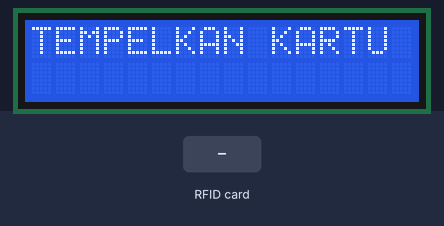
This sketch was run on a simulated Arduino Uno, built with avr-gcc and run on an emulated ATmega328P. On the bench: 16×2 character LCD. The inputs (shaded band) are chosen by the test bench. What the sketch prints to the serial monitor is not drawn.

Above: at 1.3 s.
1.4 s: RFID card 5E 7A 19 C4 held to the reader
At 2.0 s:
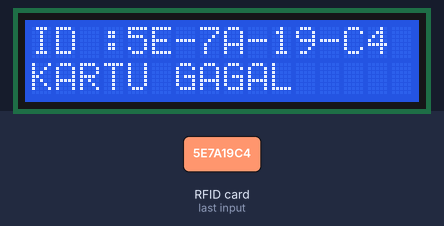
At 11.7 s:
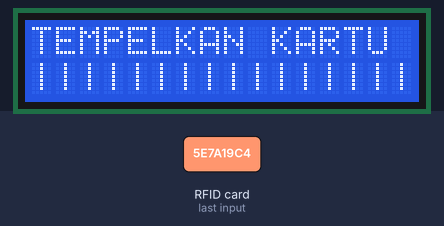
Timing chart, 0 to 13.2 s (numbered marks = the images above; inputs shaded):
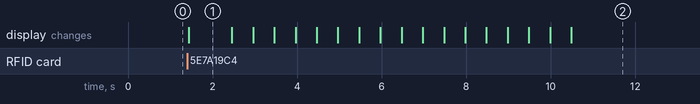

The sketch:

LCD___RFID.ino
```cpp
//INISIALISASI
#include <SPI.h>
#include <MFRC522.h>
#include <LiquidCrystal_I2C.h>

//Inisialisasi pembuatan variable LCD
LiquidCrystal_I2C lcd(0x27, 16, 2);
// PanggilLibrary , Variabel , ( Alamat I2C , panjang karakter lcd , lebar karakter lcd)

//Inisialisasi pembuatan variable RFID
String uidString;
#define SS_PIN 10
#define RST_PIN 9
MFRC522 mfrc522(SS_PIN, RST_PIN); // Creat MFRC522 instance.

void setup() {
 //Menentukan Fungsionalitas dari PIN pada Microcontroller
 Serial.begin(9600); //baudrate yang digunakan untuk komunikasi microcontroller dengan komputer
 lcd.begin();
 SPI.begin();    // Initiate SPI Bus
 mfrc522.PCD_Init();   // Initiate MFRC522
 Serial.println("TEMPELKAN KARTU");
 lcd.setCursor(0,0); lcd.print("TEMPELKAN KARTU");
}

void readRFID(){
  mfrc522.PICC_ReadCardSerial();
  //Buzzer menyala saat membaca kartu benar
  //buzzerOke();
  //Pembatas bisa dirubah sesuai keinginan, disini yang digunakan "-"
  uidString = String(mfrc522.uid.uidByte[0],HEX) + "-" +
              String(mfrc522.uid.uidByte[1],HEX) + "-" +
              String(mfrc522.uid.uidByte[2],HEX) + "-" +
              String(mfrc522.uid.uidByte[3],HEX);
              uidString.toUpperCase();
}

void loop() {

  if (mfrc522.PICC_IsNewCardPresent()){
    readRFID();
    Serial.print("Tag UID: ");
    Serial.println(uidString);

    if(uidString=="C3-45-96-15"){ // Sesuaikan dengan ID Kartu 1
      lcd.clear();
      lcd.setCursor(0,0); lcd.print("ID :");
      lcd.setCursor(4,0); lcd.print(uidString);
      lcd.setCursor(0,1); lcd.print("KARTU BERHASIL");
    }
    else if(uidString=="FC-37-FB-38"){ // Sesuaikan dengan ID Kartu 2
      lcd.clear();
      lcd.setCursor(0,0); lcd.print("ID :");
      lcd.setCursor(4,0); lcd.print(uidString);
      lcd.setCursor(0,1); lcd.print("KARTU BERHASIL");
    }
    else{
      lcd.clear();
      lcd.setCursor(0,0); lcd.print("ID :");
      lcd.setCursor(4,0); lcd.print(uidString);
      lcd.setCursor(0,1); lcd.print("KARTU GAGAL");
    }
    delay(1000);
    lcd.clear();
    lcd.setCursor(0,0); lcd.print("TEMPELKAN KARTU");
    delay(500);
    lcd.setCursor(0,1); lcd.print("|");
    delay(500);
    lcd.setCursor(1,1); lcd.print("|");
    delay(500);
    lcd.setCursor(2,1); lcd.print("|");
    delay(500);
    lcd.setCursor(3,1); lcd.print("|");
    delay(500);
    lcd.setCursor(4,1); lcd.print("|");
    delay(500);
    lcd.setCursor(5,1); lcd.print("|");
    delay(500);
    lcd.setCursor(6,1); lcd.print("|");
    delay(500);
    lcd.setCursor(7,1); lcd.print("|");
    delay(500);
    lcd.setCursor(8,1); lcd.print("|");
    delay(500);
    lcd.setCursor(9,1); lcd.print("|");
    delay(500);
    lcd.setCursor(10,1); lcd.print("|");
    delay(500);
    lcd.setCursor(11,1); lcd.print("|");
    delay(500);
    lcd.setCursor(12,1); lcd.print("|");
    delay(500);
    lcd.setCursor(13,1); lcd.print("|");
    delay(500);
    lcd.setCursor(14,1); lcd.print("|");
    delay(500);
    lcd.setCursor(15,1); lcd.print("|");
    delay(500);
  }

}
```

Measured:
- after the input at 1.4 s, the display: changes at once (image 1)
- what the display in image 1 shows lasts 1.1 s, from 1.4 s to 2.5 s
